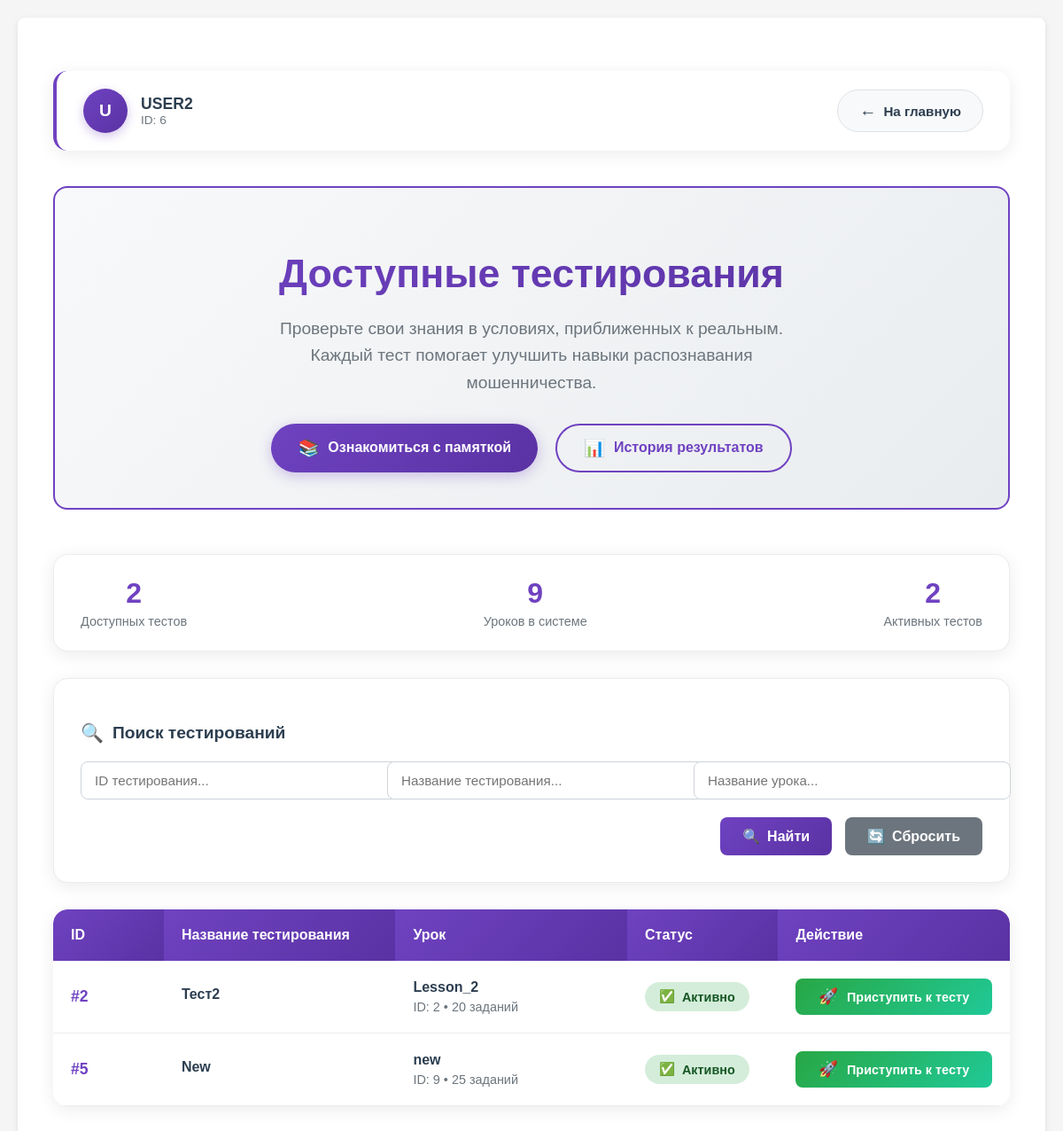
Page /test_room_preview (signed in) on the committed database.
### app.py (models this page shows, shortened)
class User(db.Model, UserMixin):
    __tablename__ = 'Users'
    id =  db.Column(db.Integer, primary_key=True)
    username = db.Column(db.String(64), unique=True, nullable=False)
    password_hash = db.Column(db.String(64), nullable=False)
    privileges = db.Column(db.Integer, default = 0)

class Testing(db.Model):
    __tablename__ = 'Testings'
    id = db.Column(db.Integer, primary_key=True)
    name = db.Column(db.String(64), unique=True, nullable=False)
    status = db.Column(db.Boolean, nullable=False)
    lesson_id = db.Column(db.Integer, nullable=False)
    group_id = db.Column(db.JSON, nullable=False)

class Lesson(db.Model):
    __tablename__ = 'Lessons'
    id = db.Column(db.Integer, primary_key=True)
    name = db.Column(db.String(64), unique=True, nullable=False)
    time = db.Column(db.Integer, nullable=False)
    price_correct = db.Column(db.Integer, default=1)
    price_wrong = db.Column(db.Integer, default=-1)
    questions = db.Column(db.JSON, nullable=False)

### app.py (the view)
@app.route('/test_room_preview')
def test_room_preview():
    curent_user = User.query.filter(
        User.username.ilike(
            session.get('curent_user')
        )
    ).first()
    testings_all = Testing.query.order_by(Testing.id).all()
    testings = list()
    user_results = Result.query.filter_by(user_id=curent_user.id).all()
    for test in testings_all:
        groups = test.group_id
        for group_id in groups:
            group = Group.query.get_or_404(group_id)
            users = group.users
            user_result = [r for r in user_results if r.testing_id == test.id]
            if curent_user.id in users and len(user_result) == 0:
                testings.append(test)
    lessons = Lesson.query.order_by(Lesson.id).all()
    lessons_dict = {lesson.id: lesson for lesson in lessons}
    return render_template('test_room_preview.html',
                           user=curent_user,
                           testings=testings,
                           lessons_dict=lessons_dict)

### app.py (called while the page is built)
@login_manager.user_loader
def load_user(user_id):
    return User.query.get(int(user_id))

### templates/test_room_preview.html (shortened to what this page needs)
{% extends 'base.html' %}
{% block content %}
<div class="testing-container">
    <div class="top-bar">
        <div class="user-info">
            <div class="user-avatar">
                {{ user.username[:1]|upper }}
            </div>
            <div>
                <div class="user-name">{{ user.username }}</div>
                <div class="user-id">ID: {{ user.id }}</div>
            </div>
        </div>
        <a href="{{ url_for('index') }}" class="back-button">
            <span style="font-size: 1.2rem;">←</span>
            На главную
        </a>
    </div>
    <div class="header-section">
        <h1 class="header-title">Доступные тестирования</h1>
        <p class="header-subtitle">
            Проверьте свои знания в условиях, приближенных к реальным.
            Каждый тест помогает улучшить навыки распознавания мошенничества.
        </p>
        <div class="action-buttons">
            <a href="{{ url_for('test_room_memo') }}" class="memo-button">
                <span style="font-size: 1.2rem;">📚</span>
                Ознакомиться с памяткой
            </a>
            <a href="{{ url_for('results_history') if 'results_history' in url_map|map(attribute='endpoint') else url_for('index') }}"
               class="history-button">
                <span style="font-size: 1.2rem;">📊</span>
                История результатов
            </a>
        </div>
    </div>
    <div class="stats-container">
        <div class="stat-item">
            <div class="stat-value">{{ testings|length }}</div>
            <div class="stat-label">Доступных тестов</div>
        </div>
        <div class="stat-item">
            <div class="stat-value">{{ lessons_dict|length }}</div>
            <div class="stat-label">Уроков в системе</div>
        </div>
        <div class="stat-item">
            <div class="stat-value">{{ testings|selectattr('status')|list|length }}</div>
            <div class="stat-label">Активных тестов</div>
        </div>
    </div>
    {% if testings|length > 0 %}
    <div class="filters-container">
        <h3 class="filters-title">
            <span style="font-size: 1.3rem;">🔍</span>
            Поиск тестирований
        </h3>
        <div class="filters-grid">
            <div>
                <input type="text" id="scrollSearchID" class="filter-input"
                       placeholder="ID тестирования...">
            </div>
            <div>
                <input type="text" id="scrollSearchName" class="filter-input"
                       placeholder="Название тестирования...">
            </div>
            <div>
                <input type="text" id="scrollSearchLesson" class="filter-input"
                       placeholder="Название урока...">
            </div>
        </div>
        <div class="filter-actions">
            <button type="button" class="filter-btn search-btn" onclick="searchScrollTable()">
                <span style="font-size: 1rem;">🔍</span>
                Найти
            </button>
            <button type="button" class="filter-btn reset-btn" onclick="clearScrollSearch()">
                <span style="font-size: 1rem;">🔄</span>
                Сбросить
            </button>
        </div>
    </div>
    <div class="testing-table-container">
        <div class="table-scroll">
            <table class="testing-table">
                <thead>
                    <tr>
                        <th style="width: 10%">ID</th>
                        <th style="width: 25%">Название тестирования</th>
                        <th style="width: 25%">Урок</th>
                        <th style="width: 15%">Статус</th>
                        <th style="width: 25%">Действие</th>
                    </tr>
                </thead>
                <tbody id="scrollTableBody">
                    {% for t in testings %}
                    <tr class="scroll-testing-row">
                        <td>
                            <div class="testing-id">#{{ t.id }}</div>
                        </td>
                        <td>
                            <div class="testing-name">{{ t.name }}</div>
                        </td>
                        <td>
                            {% set lesson = lessons_dict.get(t.lesson_id) %}
                            {% if lesson %}
                                <div class="testing-name">{{ lesson.name }}</div>
                                <div class="lesson-info">
                                    ID: {{ lesson.id }} • {{ lesson.questions|length }} заданий
                                </div>
                            {% else %}
                                <div style="color: #dc3545; font-weight: 600;">
                                    <span style="font-size: 0.9rem;">⚠️</span> Урок удален
                                </div>
                                <div class="lesson-info">ID: {{ t.lesson_id }}</div>
                            {% endif %}
                        </td>
                        <td>
                            <span class="status-badge status-active">
                                <span style="font-size: 0.9rem;">✅</span>
                                Активно
                            </span>
                        </td>
                        <td>
                            <form method="get" action="{{ url_for('test_room', test=t.id, step=0) }}"
                                  style="margin: 0;">
                                <button type="submit" class="start-button">
                                    <span style="font-size: 1.1rem;">🚀</span>
                                    Приступить к тесту
                                </button>
                            </form>
                        </td>
                    </tr>
                    {% endfor %}
                </tbody>
            </table>
        </div>
    </div>
    {% endif %}
</div>
{% endblock %}
{% set show_footer = False %}

### static/style.css (style rules this page uses)
body { font-family: Arial, sans-serif; margin: 0; padding: 20px; background: #f5f5f5; }
button, .btn { padding: 10px 20px; background: #007bff; color: white; border: none; border-radius: 4px; cursor: pointer; font-size: 1rem; }

### rows in the picture
User: username "U", username "USER2", id "6"
Testing: id "2", name "Тест2", questions|length "20"
Lesson: name "Lesson_2", id "2"
Testing: id "5", name "New", questions|length "25"
Lesson: name "new", id "9"

### other values in the picture
{{ testings|length }} "2"
{{ lessons_dict|length }} "9"
{{ testings|selectattr('status')|list|length }} "2"
